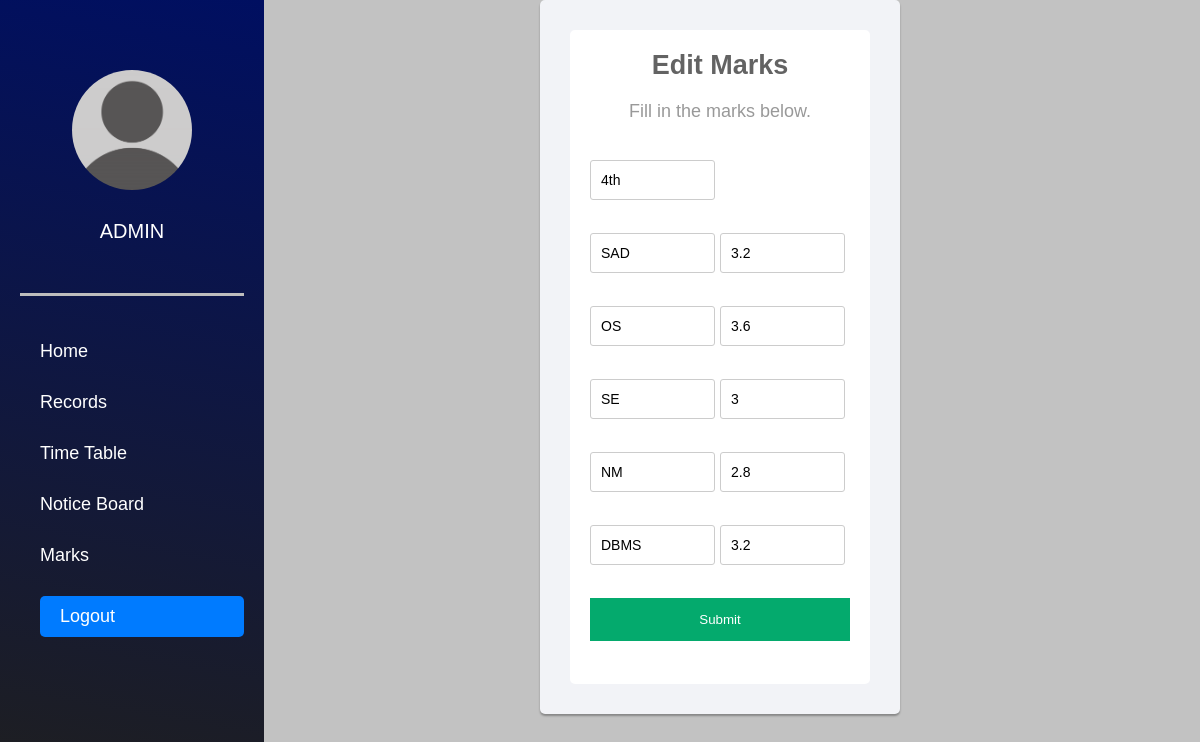
The page /edit_marks.php?editid=147 on the database its author committed.
### tables this page shows
CREATE TABLE `marks` (
  `marks_id` int(255) NOT NULL,
  `User_id` int(11) NOT NULL,
  `semester` varchar(255) NOT NULL,
  `subject1` varchar(20) NOT NULL,
  `marks1` float NOT NULL,
  `subject2` varchar(20) NOT NULL,
  `marks2` float NOT NULL,
  `subject3` varchar(20) NOT NULL,
  `marks3` float NOT NULL,
  `subject4` varchar(20) NOT NULL,
  `marks4` float NOT NULL,
  `subject5` varchar(20) NOT NULL,
  `marks5` float NOT NULL,
  `gpa` float NOT NULL
);

### edit_marks.php (the view, shortened to what this page needs)
<?php
include('dbconnection.php');
$student_id = $sem = $subject1 = $marks1 =  $subject2 = $marks2 = $subject3 = $marks3 = $subject4 = $marks4 = $subject5 = $marks5 = $gpa = '';
if (isset($_GET['editid'])) {
    $edit_id = intval($_GET['editid']);
    $query = mysqli_prepare($con, "SELECT * FROM marks WHERE User_id=?");
    mysqli_stmt_bind_param($query, "i", $edit_id);
    mysqli_stmt_execute($query);
    $result = mysqli_stmt_get_result($query);
    if (mysqli_num_rows($result) > 0) {
        $row = mysqli_fetch_assoc($result);
        $sem = $row['semester'];
        $subject1 = $row['subject1'];
        $marks1 = $row['marks1'];
        $subject2 = $row['subject2'];
        $marks2 = $row['marks2'];
        $subject3 = $row['subject3'];
        $marks3 = $row['marks3'];
        $subject4 = $row['subject4'];
        $marks4 = $row['marks4'];
        $subject5 = $row['subject5'];
        $marks5 = $row['marks5'];
    }
}
?>
<!DOCTYPE html>
<html lang="en">
<head>
    <link rel="stylesheet" href="src/style.css">
</head>
<body>
    <div class="head_wrap">
        <div class="side_menu">
            <div class="avatar_profile">
                <img src="./src/images/ass.png" alt="">
            </div>
            <div class="student_info">
                <h3>Admin</h3>
            </div>
            <div class="navigation">
                <ul>
                    <li><a href="admin_dashboard.php">Home</a></li>
                    <li><a href="index1.php">Records</a></li>
                    <li><a href="table.php">Time Table</a></li>
                    <li><a href="noticeboard.php">Notice Board</a></li>
                    <li><a href="marks_portal.php">Marks</a></li>
                    <a href="login1.php" class="logout-btn">Logout</a>
                </ul>
            </div>
        </div>
        <div class="container">
            <div class="signup-form">
                <form method="POST" enctype="multipart/form-data">
                    <h2>Edit Marks</h2>
                    <p>Fill in the marks below.</p>
                    <div class="form-group">
                        <input type="text" name="semester" placeholder="Semester" value="<?php echo htmlspecialchars($sem); ?>" required>
                    </div>
                    <div class="form-group">
                        <input type="text" name="subject1" placeholder="Subject 1" value="<?php echo htmlspecialchars($subject1); ?>" required>
                        <input type="number" name="marks1"  min="0" max="4" step="0.1" placeholder="Marks 1" value="<?php echo htmlspecialchars($marks1); ?>" required>
                    </div>
                    <div class="form-group">
                        <input type="text" name="subject2" placeholder="Subject 2" value="<?php echo htmlspecialchars($subject2); ?>" required>
                        <input type="number" name="marks2"  min="0" max="4" step="0.1" placeholder="Marks 2" value="<?php echo htmlspecialchars($marks2); ?>" required>
                    </div>
                    <div class="form-group">
                        <input type="text" name="subject3" placeholder="Subject 3" value="<?php echo htmlspecialchars($subject3); ?>" required>
                        <input type="number" name="marks3"  min="0" max="4" step="0.1" placeholder="Marks 3" value="<?php echo htmlspecialchars($marks3); ?>" required>
                    </div>
                    <div class="form-group">
                        <input type="text" name="subject4" placeholder="Subject 4" value="<?php echo htmlspecialchars($subject4); ?>" required>
                        <input type="number" name="marks4"  min="0" max="4" step="0.1" placeholder="Marks 4" value="<?php echo htmlspecialchars($marks4); ?>" required>
                    </div>
                    <div class="form-group">
                        <input type="text" name="subject5" placeholder="Subject 5" value="<?php echo htmlspecialchars($subject5); ?>" required>
                        <input type="number" name="marks5"  min="0" max="4" step="0.1" ++placeholder="Marks 5" value="<?php echo htmlspecialchars($marks5); ?>" required>
                    </div>
                    <div class="form-group">
                        <button type="submit" class="btn btn-success btn-lg btn-block" name="submit">Submit</button>
                    </div>
                </form>
            </div>
        </div>
</body>
</html>

### src/style.css (style rules this page uses)
* { padding: 0px; margin: 0px; box-sizing: border-box; }
body { font-family: 'Poppins', sans-serif; color: #252525; font-size: 18px; }
body h1,h2, h3 { font-family: 'Work Sans', sans-serif; }
.container { max-width: 1366px; margin: auto; position: relative; z-index: 10; color: white; height: 100%; display: flex; align-items: end; padding-bottom: 40px; z-index: 1; }
* { box-sizing: border-box; }
body { margin: 0; font-family: Arial, sans-serif; }
img { width: 100%; height: auto; }
input[type=text], input[type=password] , select { width: 250px; padding: 12px 20px; margin: 8px 0; display: inline-block; border: 1px solid #ccc; box-sizing: border-box; }
button { background-color: #04AA6D; color: white; padding: 14px 20px; margin: 8px 0; border: none; cursor: pointer; width: 100%; }
.head_wrap { display: flex; flex-direction: row; width: 100%; background: rgb(194, 194, 194); }
.side_menu { padding: 20px; width: 22%; color: white; background: linear-gradient(10deg, rgba(31,31,31,1) 0%, rgba(0,15,97,1) 100%); }
.student_info { padding-top: 30px; display: flex; flex-direction: column; align-items: center; }
.student_info h3 { text-transform: uppercase; font-size: 20px; font-weight: 500; }
.avatar_profile { width: 120px; height: 120px; margin: auto; margin-top:50px ; }
.avatar_profile img { border-radius: 50%; object-fit: cover; width: 100%; height: 100%; }
.navigation ul { list-style: none; }
.navigation a { text-decoration: none; color: white; }
.navigation { border-top: 3px solid rgb(189, 189, 189); padding-top: 45px; margin-top: 50px; padding-left: 20px; }
.navigation ul { display: flex; flex-direction: column; gap: 30px; }
.logout-btn { display: inline-block; padding: 10px 20px; background-color: #007bff; color: #fff; text-decoration: none; border-radius: 5px; transition: background-color 0.3s ease; }
.side_menu { height:100vh; position:fixed; }

### edit_marks.php (style rules this page uses)
body { font-family: Arial, sans-serif; background-color: #f5f5f5; color: #566787; }
.container { width: 50%; margin: 0 auto; }
.signup-form { background: #f2f3f7; padding: 30px; border-radius: 5px; box-shadow: 0px 2px 2px rgba(0, 0, 0, 0.3); margin-left: 40%; }
.signup-form h2 { color: #636363; text-align: center; margin-bottom: 20px; }
.signup-form p { color: #999; text-align: center; margin-bottom: 30px; }
.signup-form form { background: #fff; padding: 20px; border-radius: 5px; }
.form-group { margin-bottom: 15px; }
.form-group input, .form-group textarea, .form-group select { width: calc(50% - 5px); height: 40px; border: 1px solid #ccc; border-radius: 3px; padding: 10px; box-sizing: border-box; font-size: 14px; margin-bottom: 10px; }
.form-group button { width: 100%; }

### rows shown on the page
marks: semester "4th", subject1 "SAD", marks1 "3.2", subject2 "OS", marks2 "3.6", subject3 "SE", marks3 "3", subject4 "NM", marks4 "2.8", subject5 "DBMS", marks5 "3.2"
